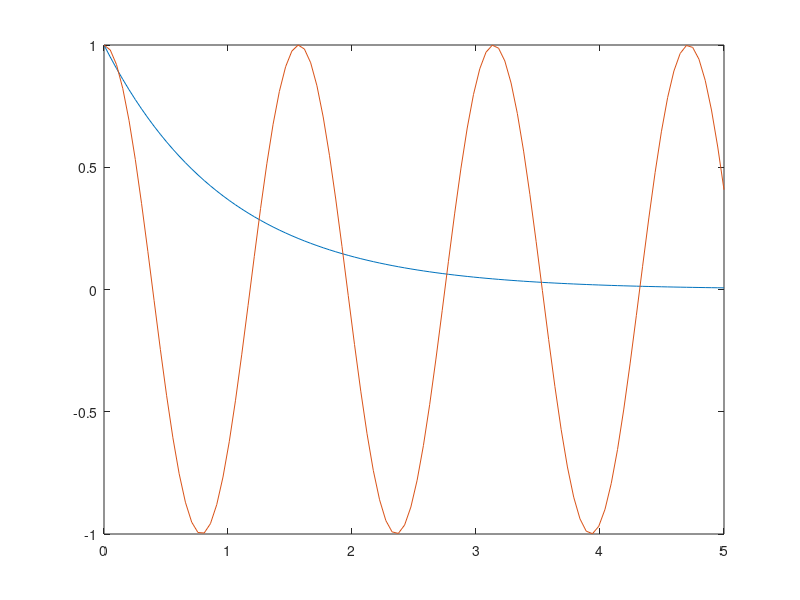
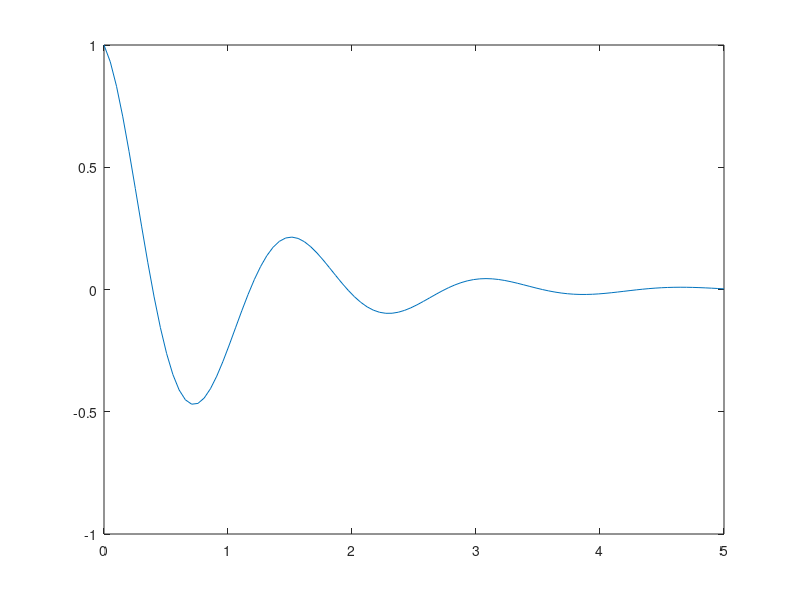

The MATLAB source for these figures, in order:
close all

x = linspace(0,5);

y1 = exp(-x);

plot(x,y1)
hold on

y2 = cos(4*x);

plot(x,y2)

figure
plot(x,y1.*y2)